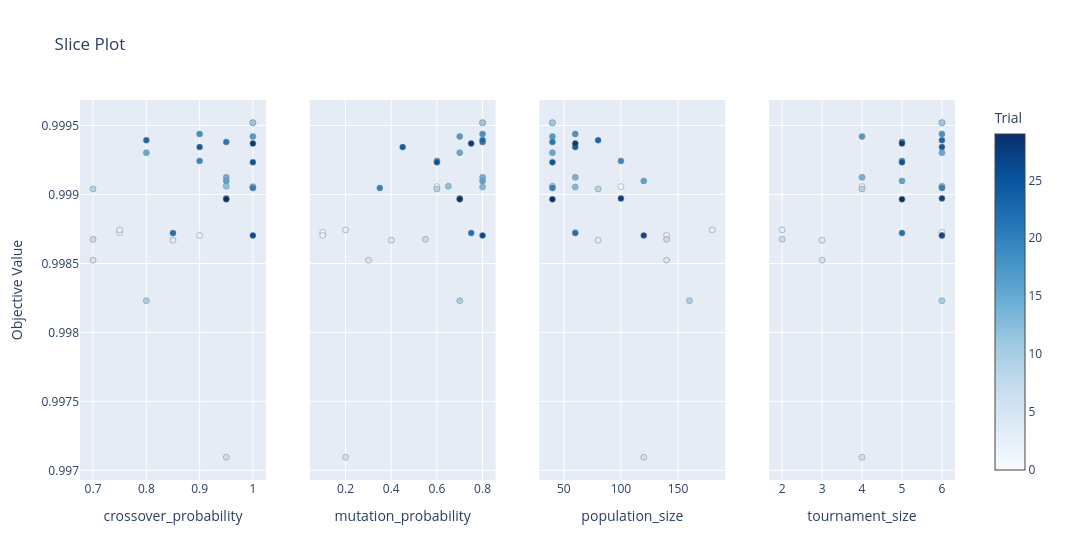

Notebook code for this chart:
### Code cell
# Shows how each parameter relates to utility
plot_slice(study).show()

### Figure 1 — Plotly figure (JSON) as saved in the notebook; plotly's stock layout.template omitted (floating-point values rounded to 4 significant figures)
{"data": [{"marker": {"color": [0, 1, 2, 3, 4, 5, 6, 7, 8, 9, 10, 11, 12, 13, 14, 15, 16, 17, 18, 19, 20, 21, 22, 23, 24, 25, 26, 27, 28, 29], "colorbar": {"title": {"text": "Trial"}, "x": 1, "xpad": 40}, "colorscale": [[0, "rgb(247,251,255)"], [0.125, "rgb(222,235,247)"], [0.25, "rgb(198,219,239)"], [0.375, "rgb(158,202,225)"], [0.5, "rgb(107,174,214)"], [0.625, "rgb(66,146,198)"], [0.75, "rgb(33,113,181)"], [0.875, "rgb(8,81,156)"], [1, "rgb(8,48,107)"]], "line": {"color": "Grey", "width": 0.5}, "showscale": true}, "mode": "markers", "name": "Feasible Trial", "showlegend": false, "type": "scatter", "x": [1, 0.75, 0.9, 0.75, 0.85, 0.7, 0.95, 0.7, 1, 0.7, 0.8, 1, 0.95, 1, 0.95, 0.8, 0.95, 1, 0.9, 0.9, 1, 0.95, 0.85, 0.8, 0.9, 1, 1, 0.95, 1, 0.95], "xaxis": "x", "y": [0.9991, 0.9987, 0.9987, 0.9987, 0.9987, 0.9985, 0.9971, 0.9987, 0.9995, 0.999, 0.9982, 0.9995, 0.9991, 0.9991, 0.9991, 0.9993, 0.9991, 0.9994, 0.9994, 0.9992, 0.999, 0.9994, 0.9987, 0.9994, 0.9993, 0.9992, 0.9987, 0.999, 0.9994, 0.999], "yaxis": "y"}, {"marker": {"color": [0, 1, 2, 3, 4, 5, 6, 7, 8, 9, 10, 11, 12, 13, 14, 15, 16, 17, 18, 19, 20, 21, 22, 23, 24, 25, 26, 27, 28, 29], "colorbar": {"title": {"text": "Trial"}, "x": 1, "xpad": 40}, "colorscale": [[0, "rgb(247,251,255)"], [0.125, "rgb(222,235,247)"], [0.25, "rgb(198,219,239)"], [0.375, "rgb(158,202,225)"], [0.5, "rgb(107,174,214)"], [0.625, "rgb(66,146,198)"], [0.75, "rgb(33,113,181)"], [0.875, "rgb(8,81,156)"], [1, "rgb(8,48,107)"]], "line": {"color": "Grey", "width": 0.5}, "showscale": false}, "mode": "markers", "name": "Feasible Trial", "showlegend": false, "type": "scatter", "x": [0.6, 0.1, 0.1, 0.2, 0.4, 0.3, 0.2, 0.55, 0.8, 0.6, 0.7, 0.8, 0.65, 0.8, 0.8, 0.7, 0.8, 0.7, 0.8, 0.6, 0.35, 0.8, 0.75, 0.8, 0.45, 0.6, 0.8, 0.7, 0.75, 0.7], "xaxis": "x2", "y": [0.9991, 0.9987, 0.9987, 0.9987, 0.9987, 0.9985, 0.9971, 0.9987, 0.9995, 0.999, 0.9982, 0.9995, 0.9991, 0.9991, 0.9991, 0.9993, 0.9991, 0.9994, 0.9994, 0.9992, 0.999, 0.9994, 0.9987, 0.9994, 0.9993, 0.9992, 0.9987, 0.999, 0.9994, 0.999], "yaxis": "y2"}, {"marker": {"color": [0, 1, 2, 3, 4, 5, 6, 7, 8, 9, 10, 11, 12, 13, 14, 15, 16, 17, 18, 19, 20, 21, 22, 23, 24, 25, 26, 27, 28, 29], "colorbar": {"title": {"text": "Trial"}, "x": 1, "xpad": 40}, "colorscale": [[0, "rgb(247,251,255)"], [0.125, "rgb(222,235,247)"], [0.25, "rgb(198,219,239)"], [0.375, "rgb(158,202,225)"], [0.5, "rgb(107,174,214)"], [0.625, "rgb(66,146,198)"], [0.75, "rgb(33,113,181)"], [0.875, "rgb(8,81,156)"], [1, "rgb(8,48,107)"]], "line": {"color": "Grey", "width": 0.5}, "showscale": false}, "mode": "markers", "name": "Feasible Trial", "showlegend": false, "type": "scatter", "x": [100, 60, 140, 180, 80, 140, 120, 140, 40, 80, 160, 40, 40, 60, 60, 40, 120, 40, 60, 100, 40, 40, 60, 80, 60, 40, 120, 100, 60, 40], "xaxis": "x3", "y": [0.9991, 0.9987, 0.9987, 0.9987, 0.9987, 0.9985, 0.9971, 0.9987, 0.9995, 0.999, 0.9982, 0.9995, 0.9991, 0.9991, 0.9991, 0.9993, 0.9991, 0.9994, 0.9994, 0.9992, 0.999, 0.9994, 0.9987, 0.9994, 0.9993, 0.9992, 0.9987, 0.999, 0.9994, 0.999], "yaxis": "y3"}, {"marker": {"color": [0, 1, 2, 3, 4, 5, 6, 7, 8, 9, 10, 11, 12, 13, 14, 15, 16, 17, 18, 19, 20, 21, 22, 23, 24, 25, 26, 27, 28, 29], "colorbar": {"title": {"text": "Trial"}, "x": 1, "xpad": 40}, "colorscale": [[0, "rgb(247,251,255)"], [0.125, "rgb(222,235,247)"], [0.25, "rgb(198,219,239)"], [0.375, "rgb(158,202,225)"], [0.5, "rgb(107,174,214)"], [0.625, "rgb(66,146,198)"], [0.75, "rgb(33,113,181)"], [0.875, "rgb(8,81,156)"], [1, "rgb(8,48,107)"]], "line": {"color": "Grey", "width": 0.5}, "showscale": false}, "mode": "markers", "name": "Feasible Trial", "showlegend": false, "type": "scatter", "x": [4, 6, 6, 2, 3, 3, 4, 2, 6, 4, 6, 6, 6, 6, 4, 6, 5, 4, 6, 5, 6, 5, 5, 6, 6, 5, 6, 6, 5, 5], "xaxis": "x4", "y": [0.9991, 0.9987, 0.9987, 0.9987, 0.9987, 0.9985, 0.9971, 0.9987, 0.9995, 0.999, 0.9982, 0.9995, 0.9991, 0.9991, 0.9991, 0.9993, 0.9991, 0.9994, 0.9994, 0.9992, 0.999, 0.9994, 0.9987, 0.9994, 0.9993, 0.9992, 0.9987, 0.999, 0.9994, 0.999], "yaxis": "y4"}], "layout": {"title": {"text": "Slice Plot"}, "width": 1200, "xaxis": {"anchor": "y", "domain": [0, 0.2125], "title": {"text": "crossover_probability"}}, "xaxis2": {"anchor": "y2", "domain": [0.2625, 0.475], "title": {"text": "mutation_probability"}}, "xaxis3": {"anchor": "y3", "domain": [0.525, 0.7375], "title": {"text": "population_size"}}, "xaxis4": {"anchor": "y4", "domain": [0.7875, 1], "title": {"text": "tournament_size"}}, "yaxis": {"anchor": "x", "domain": [0, 1], "title": {"text": "Objective Value"}}, "yaxis2": {"anchor": "x2", "domain": [0, 1], "matches": "y", "showticklabels": false}, "yaxis3": {"anchor": "x3", "domain": [0, 1], "matches": "y", "showticklabels": false}, "yaxis4": {"anchor": "x4", "domain": [0, 1], "matches": "y", "showticklabels": false}}}
